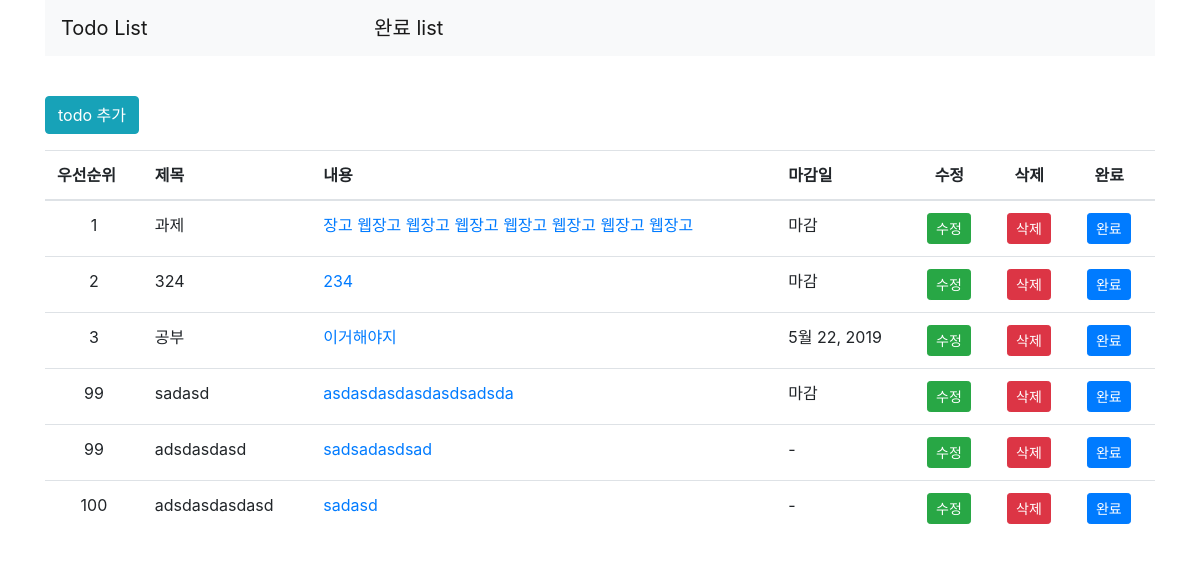
Before: / with the older database file.
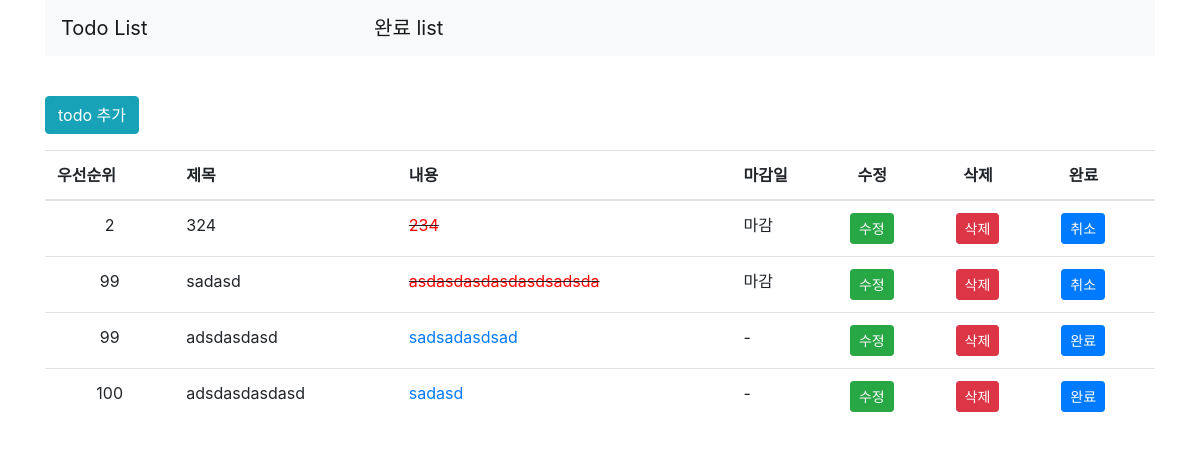
After: the same page with the newer database file.
### todo/models.py (models this page shows, shortened)
class Todo(models.Model):
    title = models.CharField(max_length=200,verbose_name='제목')
    content = models.TextField(verbose_name="내용")
    due_date = models.DateField(verbose_name="마감일",null=True,blank=True)
    priority = models.IntegerField(verbose_name="우선순위",default=1)
    success = models.BooleanField(verbose_name="완료",default=False)

### todo/views.py (the view)
# urls.py: path("",TodoListView.as_view(),name="list"),
class TodoListView(ListView):
    model = Todo
    paginate_by = 10
    def get_queryset(self):
        return Todo.objects.order_by('priority')

### todo/templates/todo/todo_list.html (shortened to what this page needs)
{% extends 'base.html' %}
{% block content %}
<div class="btn-group">
        <a href="{% url 'add' %}" class="btn btn-info">todo 추가</a>
    </div>
    <table class="table">
        <thead>
            <tr>
                <th scope="col">우선순위</th>
                <th scope="col">제목</th>
                <th scope="col">내용</th>
                <th scope="col">마감일</th>
                <th scope="col">&nbsp;&nbsp;수정</th>
                <th scope="col">&nbsp;&nbsp;삭제</th>
                <th scope="col">&nbsp;&nbsp;완료</th>
            </tr>
        </thead>
        <tbody>
            {% for todo in object_list %}
                <tr>
                    {% now "Y-m-d" as todays_date %}
                    <td style="text-align: center">{{todo.priority}}</td>
                    <td>{{todo.title}}</td>
                    {% if todo.success == False %}
                    <td><a href="{% url 'detail' pk=todo.id %}" >{{todo.content|truncatechars:30}}</a></td>
                    {% else %}
                    <td class="striker"><a href="{% url 'detail' pk=todo.id %}" style="color: red;">{{todo.content}}</a></td>
                    {% endif %}
                    {% if todays_date <= todo.due_date|date:"Y-m-d" %}
                    <td>{{todo.due_date}}</td>
                    {% elif todo.due_date == None %}
                    <td>-</td>
                    {% else %}
                    <td>마감</td>
                    {% endif %}
                    <td><a href="{% url 'update' pk=todo.id %}" class="btn btn-success btn-sm">수정</a></td>
                    <td><a href="{% url 'delete' pk=todo.id %}" class="btn btn-danger btn-sm">삭제</a></td>
                    {% if todo.success == False %}
                    <td><a href="{% url 'cross' pk=todo.id %}" class="btn btn-primary btn-sm">완료</a></td>
                    {% else %}
                    <td><a href="{% url 'cross' pk=todo.id %}" class="btn btn-primary btn-sm">취소</a></td>
                    {% endif %}
                </tr>
            {% endfor %}
        </tbody>
    </table>
{% endblock %}

Changed rows visible on the page:
removed Todo: priority "1", title "과제", content "장고 웹장고 웹장고 웹장고 웹장고 웹장고 웹장고 웹장고", due_date "마감", success "완료"
removed Todo: priority "3", title "공부", content "이거해야지", due_date "5월 22, 2019", success "완료"
changed Todo (number 1 of 4 on the later page): success "완료" → "취소"
changed Todo "asdasdasdasdasdsadsda": success "완료" → "취소"
